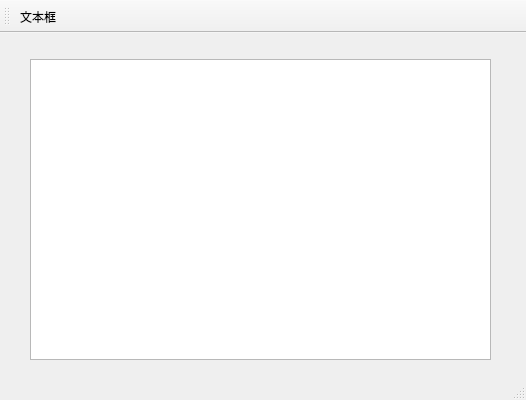
<?xml version="1.0" encoding="UTF-8"?>
<ui version="4.0">
 <class>MainWindow</class>
 <widget class="QMainWindow" name="MainWindow">
  <property name="geometry">
   <rect>
    <x>0</x>
    <y>0</y>
    <width>526</width>
    <height>400</height>
   </rect>
  </property>
  <property name="windowTitle">
   <string>MainWindow</string>
  </property>
  <widget class="QWidget" name="centralWidget">
   <widget class="QTextEdit" name="textEdit">
    <property name="geometry">
     <rect>
      <x>30</x>
      <y>26</y>
      <width>461</width>
      <height>301</height>
     </rect>
    </property>
   </widget>
  </widget>
  <widget class="QMenuBar" name="menuBar">
   <property name="geometry">
    <rect>
     <x>0</x>
     <y>0</y>
     <width>526</width>
     <height>26</height>
    </rect>
   </property>
  </widget>
  <widget class="QToolBar" name="mainToolBar">
   <attribute name="toolBarArea">
    <enum>TopToolBarArea</enum>
   </attribute>
   <attribute name="toolBarBreak">
    <bool>false</bool>
   </attribute>
   <addaction name="action"/>
  </widget>
  <widget class="QStatusBar" name="statusBar"/>
  <action name="action">
   <property name="text">
    <string>文本框</string>
   </property>
  </action>
 </widget>
 <layoutdefault spacing="6" margin="11"/>
 <resources/>
 <connections/>
</ui>
